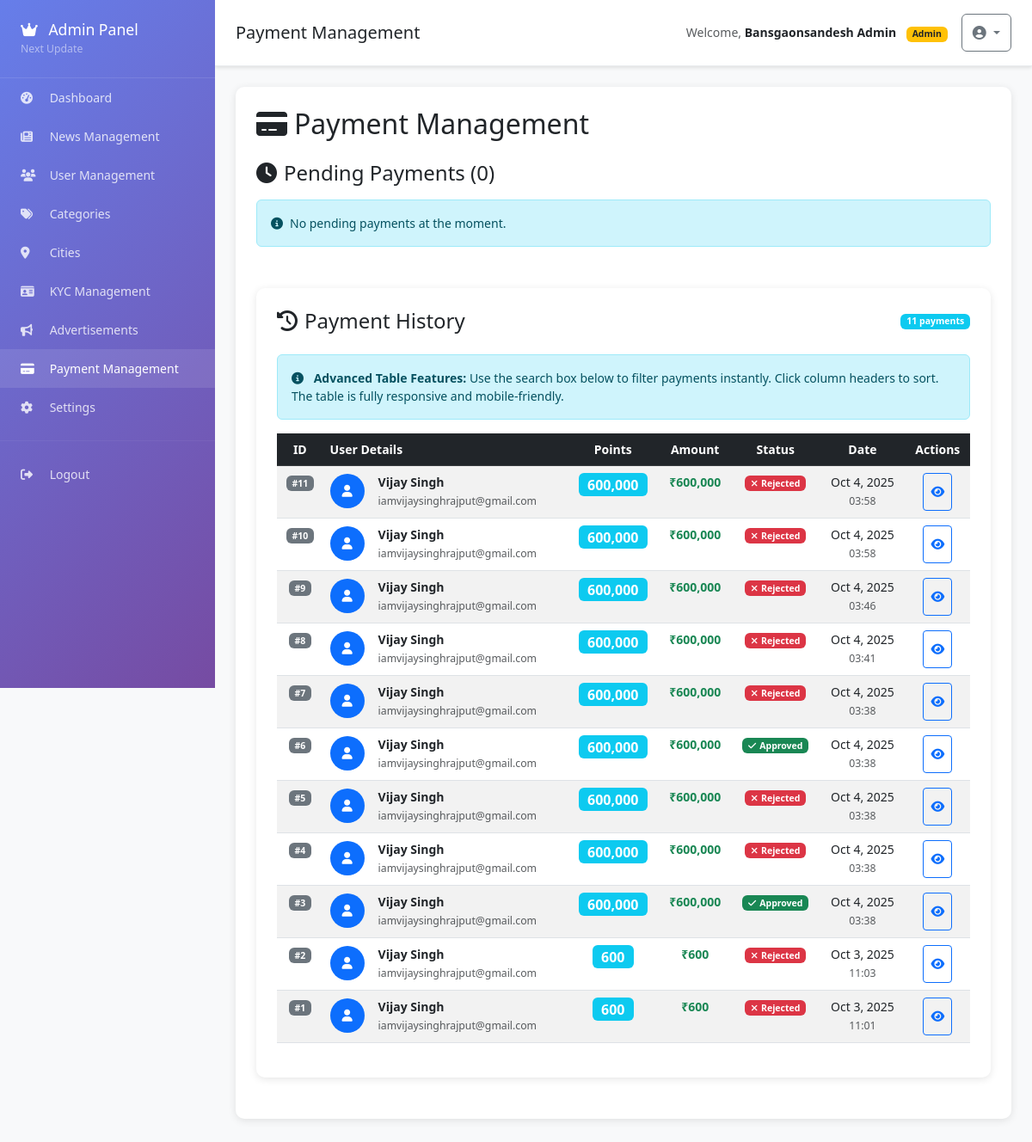
/pages/admin/payments.php (signed in), run on the app's committed database.
### tables this page shows
CREATE TABLE `user_payments` (
  `id` int NOT NULL AUTO_INCREMENT,
  `user_id` int NOT NULL,
  `points` int NOT NULL,
  `amount` decimal(10,2) NOT NULL,
  `payment_screenshot` varchar(255) NOT NULL,
  `status` enum('pending','approved','rejected') DEFAULT 'pending',
  `rejection_reason` text,
  `approved_by` int DEFAULT NULL,
  `approved_at` timestamp NULL DEFAULT NULL,
  `rejected_at` timestamp NULL DEFAULT NULL,
  `created_at` timestamp NULL DEFAULT CURRENT_TIMESTAMP,
  `updated_at` timestamp NULL DEFAULT CURRENT_TIMESTAMP ON UPDATE CURRENT_TIMESTAMP,
  PRIMARY KEY (`id`),
  KEY `user_id` (`user_id`),
  KEY `approved_by` (`approved_by`),
  CONSTRAINT `user_payments_ibfk_1` FOREIGN KEY (`user_id`) REFERENCES `users` (`id`),
  CONSTRAINT `user_payments_ibfk_2` FOREIGN KEY (`approved_by`) REFERENCES `users` (`id`)
);

CREATE TABLE `users` (
  `id` int NOT NULL AUTO_INCREMENT,
  `username` varchar(50) NOT NULL,
  `email` varchar(100) NOT NULL,
  `password` varchar(255) NOT NULL,
  `full_name` varchar(100) NOT NULL,
  `phone` varchar(20) DEFAULT NULL,
  `city` varchar(50) DEFAULT NULL,
  `referral_code` varchar(20) DEFAULT NULL,
  `referred_by` varchar(20) DEFAULT NULL,
  `points` int DEFAULT '0',
  `is_admin` tinyint(1) DEFAULT '0',
  `is_active` tinyint(1) DEFAULT '1',
  `email_verified` tinyint(1) DEFAULT '0',
  `created_at` timestamp NULL DEFAULT CURRENT_TIMESTAMP,
  `updated_at` timestamp NULL DEFAULT CURRENT_TIMESTAMP ON UPDATE CURRENT_TIMESTAMP,
  `is_verified` tinyint(1) DEFAULT '0',
  `kyc_status` enum('pending','approved','rejected') DEFAULT 'pending',
  `kyc_document` varchar(255) DEFAULT NULL,
  `verification_points_spent` int DEFAULT '0',
  `total_earned_points` int DEFAULT '0',
  `total_spent_points` int DEFAULT '0',
  `last_login` timestamp NULL DEFAULT NULL,
  `profile_image` varchar(255) DEFAULT NULL,
  `bio` text,
  `social_links` json DEFAULT NULL,
  PRIMARY KEY (`id`),
  UNIQUE KEY `username` (`username`),
  UNIQUE KEY `email` (`email`),
  UNIQUE KEY `referral_code` (`referral_code`)
);

### src/services/Database.php (called while the page is built, shortened)
<?php
class Database {
    private static $instance = null;
    private $connection;
    private $config;
    private function __construct() {
        $this->config = require __DIR__ . '/../../config/app.php';
    }
    public static function getInstance() {
        if (self::$instance === null) {
            self::$instance = new self();
        }
        return self::$instance;
    }
    private function connect() {
        try {
            $db = $this->config['database'];
            $dsn = "mysql:host={$db['host']};dbname={$db['database']};charset=utf8mb4";
            $this->connection = new PDO($dsn, $db['username'], $db['password'], [
                PDO::ATTR_ERRMODE => PDO::ERRMODE_EXCEPTION,
                PDO::ATTR_DEFAULT_FETCH_MODE => PDO::FETCH_ASSOC,
                PDO::ATTR_EMULATE_PREPARES => false
            ]);
        } catch (PDOException $e) {
            throw new \Exception("Database connection failed: " . $e->getMessage());
        }
    }
    public function query($sql, $params = []) {
        try {
            $stmt = $this->connection->prepare($sql);
            $stmt->execute($params);
            return $stmt;
        } catch (PDOException $e) {
            throw new \Exception("Query failed: " . $e->getMessage());
        }
    }
    public function fetchAll($sql, $params = []) {
        return $this->query($sql, $params)->fetchAll();
    }
}
?>

### src/models/User.php (called while the page is built, shortened)
<?php
class User {
    private $db;
    public function __construct() {
        $this->db = Database::getInstance();
    }
    public function getAllPendingPayments() {
        return $this->db->fetchAll("
            SELECT p.*, u.full_name as user_name, u.email as user_email
            FROM user_payments p
            JOIN users u ON p.user_id = u.id
            WHERE p.status = 'pending'
            ORDER BY p.created_at ASC
        ");
    }
    public function getAllPayments($limit = 50) {
        return $this->db->fetchAll("
            SELECT p.*, u.full_name as user_name, u.email as user_email
            FROM user_payments p
            JOIN users u ON p.user_id = u.id
            ORDER BY p.created_at DESC
            LIMIT ?
        ", [$limit]);
    }
}
?>

### config/app.php (called while the page is built, shortened)
<?php
if (!function_exists('getAppUrl')) {
    function getAppUrl() {
        $protocol = (!empty($_SERVER['HTTPS']) && $_SERVER['HTTPS'] !== 'off') ? 'https' : 'http';
        $host = $_SERVER['HTTP_HOST'] ?? 'localhost:8080';
        return $protocol . '://' . $host;
    }
}
if (!function_exists('getEnvironment')) {
    function getEnvironment() {
        $host = $_SERVER['HTTP_HOST'] ?? 'localhost';
        if (strpos($host, 'localhost') !== false || strpos($host, '127.0.0.1') !== false || strpos($host, '192.168.') !== false) {
            return 'development';
        } elseif (strpos($host, 'staging') !== false) {
            return 'staging';
        } elseif (strpos($host, 'skyablyitsolution.com') !== false) {
            return 'production';
        } else {
            return 'production';
        }
    }
}
$environment = getEnvironment();
$appUrl = getAppUrl();
?>

### src/services/Config.php (called while the page is built, shortened)
<?php
class Config {
    private static $config = null;
    public static function setConfig($config) {
        self::$config = $config;
    }
    public static function get($key = null, $default = null) {
        $keys = explode('.', $key);
        $value = self::$config;
        foreach ($keys as $k) {
            if (!isset($value[$k])) {
                return $default;
            }
            $value = $value[$k];
        }
        return $value;
    }
}
?>

### bootstrap-fixed.php (called while the page is built, shortened)
<?php
require_once SRC_PATH . '/services/Config.php';
require_once SRC_PATH . '/services/Database.php';
require_once SRC_PATH . '/services/Router.php';
require_once SRC_PATH . '/models/User.php';
$config = require CONFIG_PATH . '/app.php';
function config($key = null, $default = null) {
    return Config::get($key, $default);
}
function base_url($path = '') {
    return config('app_url') . '/' . ltrim($path, '/');
}
?>

### pages/admin/payments.php (the view, shortened to what this page needs)
<?php
require_once __DIR__ . '/../../bootstrap-fixed.php';
include APP_PATH . '/views/layouts/admin-header.php';
$userModel = new User();
$pendingPayments = $userModel->getAllPendingPayments();
$allPayments = $userModel->getAllPayments();
?>
<div class="dashboard-card">
    <div class="d-flex justify-content-between align-items-center mb-4">
        <h2 class="mb-0">
            <i class="fas fa-credit-card me-2"></i>Payment Management
        </h2>
    </div>
    <div class="mb-5">
        <h4 class="mb-3">
            <i class="fas fa-clock me-2"></i>Pending Payments (<?php echo count($pendingPayments); ?>)
        </h4>
        <?php if (empty($pendingPayments)): ?>
            <div class="alert alert-info">
                <i class="fas fa-info-circle me-2"></i>No pending payments at the moment.
            </div>
        <?php endif; ?>
    </div>
    <div class="dashboard-card">
        <div class="d-flex justify-content-between align-items-center mb-4">
            <h4 class="mb-0">
                <i class="fas fa-history me-2"></i>Payment History
            </h4>
            <span class="badge bg-info"><?php echo count($allPayments); ?> payments</span>
        </div>
        <div class="alert alert-info">
            <i class="fas fa-info-circle me-2"></i>
            <strong>Advanced Table Features:</strong> Use the search box below to filter payments instantly. Click column headers to sort. The table is fully responsive and mobile-friendly.
        </div>
        <div class="table-responsive">
            <table id="paymentsTable" class="table table-hover table-striped display">
                <thead class="table-dark">
                    <tr>
                        <th class="text-center">ID</th>
                        <th>User Details</th>
                        <th class="text-center">Points</th>
                        <th class="text-center">Amount</th>
                        <th class="text-center">Status</th>
                        <th class="text-center">Date</th>
                        <th class="text-center">Actions</th>
                    </tr>
                </thead>
                <tbody>
                    <?php if (!empty($allPayments)): ?>
                        <?php foreach ($allPayments as $payment): ?>
                        <tr>
                            <td class="text-center">
                                <span class="badge bg-secondary">#<?php echo $payment['id']; ?></span>
                            </td>
                            <td>
                                <div class="d-flex align-items-center">
                                    <div class="avatar-sm bg-primary text-white rounded-circle d-flex align-items-center justify-content-center me-3" style="width: 40px; height: 40px;">
                                        <i class="fas fa-user"></i>
                                    </div>
                                    <div>
                                        <div class="fw-bold"><?php echo htmlspecialchars($payment['user_name']); ?></div>
                                        <small class="text-muted"><?php echo htmlspecialchars($payment['user_email']); ?></small>
                                    </div>
                                </div>
                            </td>
                            <td class="text-center">
                                <span class="badge bg-info fs-6"><?php echo number_format($payment['points']); ?></span>
                            </td>
                            <td class="text-center">
                                <span class="fw-bold text-success">₹<?php echo number_format($payment['amount']); ?></span>
                            </td>
                            <td class="text-center">
                                <?php if ($payment['status'] === 'approved'): ?>
                                    <span class="badge bg-success">
                                        <i class="fas fa-check me-1"></i>Approved
                                    </span>
                                <?php elseif ($payment['status'] === 'pending'): ?>
                                    <span class="badge bg-warning">
                                        <i class="fas fa-clock me-1"></i>Pending
                                    </span>
                                <?php else: ?>
                                    <span class="badge bg-danger">
                                        <i class="fas fa-times me-1"></i>Rejected
                                    </span>
                                <?php endif; ?>
                            </td>
                            <td class="text-center">
                                <div class="text-nowrap">
                                    <div><?php echo date('M j, Y', strtotime($payment['created_at'])); ?></div>
                                    <small class="text-muted"><?php echo date('H:i', strtotime($payment['created_at'])); ?></small>
                                </div>
                            </td>
                            <td class="text-center">
                                <div class="btn-group" role="group">
                                    <button type="button" class="btn btn-sm btn-outline-primary" onclick="viewScreenshot('<?php echo base_url($payment['payment_screenshot']); ?>')" title="View Screenshot">
                                        <i class="fas fa-eye"></i>
                                    </button>
                                </div>
                            </td>
                        </tr>
                        <?php endforeach; ?>
                    <?php endif; ?>
                </tbody>
            </table>
        </div>
    </div>
</div>
<?php include APP_PATH . '/views/layouts/admin-footer.php'; ?>

### app/views/layouts/admin-header.php (style rules this page uses)
body { background-color: #f8f9fa; font-size: 14px; -webkit-text-size-adjust: 100%; -webkit-tap-highlight-color: transparent; -webkit-touch-callout: none; -webkit-user-select: none; -moz-user-select: none; -ms-user-select: none; user-select: none; }
* { -webkit-tap-highlight-color: transparent; }
.btn, .nav-link, .form-control, .form-select { min-height: 44px; touch-action: manipulation; }
html, body { overflow-x: hidden; width: 100%; }
.dashboard-card { background: white; border-radius: 10px; padding: 1.5rem; box-shadow: 0 2px 10px rgba(0,0,0,0.1); margin-bottom: 1.5rem; }

### data on the page
user_payments: id "11", user.full_name "Vijay Singh", user.email "iamvijaysinghrajput@gmail.com", points "600,000", amount "600,000", status "rejected" (drawn), created_at "Oct 4, 2025", created_at "03:58"
user_payments: id "10", user.full_name "Vijay Singh", user.email "iamvijaysinghrajput@gmail.com", points "600,000", amount "600,000", status "rejected" (drawn), created_at "Oct 4, 2025", created_at "03:58"
user_payments: id "9", user.full_name "Vijay Singh", user.email "iamvijaysinghrajput@gmail.com", points "600,000", amount "600,000", status "rejected" (drawn), created_at "Oct 4, 2025", created_at "03:46"
user_payments: id "8", user.full_name "Vijay Singh", user.email "iamvijaysinghrajput@gmail.com", points "600,000", amount "600,000", status "rejected" (drawn), created_at "Oct 4, 2025", created_at "03:41"
user_payments: id "7", user.full_name "Vijay Singh", user.email "iamvijaysinghrajput@gmail.com", points "600,000", amount "600,000", status "rejected" (drawn), created_at "Oct 4, 2025", created_at "03:38"
user_payments: id "6", user.full_name "Vijay Singh", user.email "iamvijaysinghrajput@gmail.com", points "600,000", amount "600,000", status "approved" (drawn), created_at "Oct 4, 2025", created_at "03:38"
user_payments: id "5", user.full_name "Vijay Singh", user.email "iamvijaysinghrajput@gmail.com", points "600,000", amount "600,000", status "rejected" (drawn), created_at "Oct 4, 2025", created_at "03:38"
user_payments: id "4", user.full_name "Vijay Singh", user.email "iamvijaysinghrajput@gmail.com", points "600,000", amount "600,000", status "rejected" (drawn), created_at "Oct 4, 2025", created_at "03:38"
user_payments: id "3", user.full_name "Vijay Singh", user.email "iamvijaysinghrajput@gmail.com", points "600,000", amount "600,000", status "approved" (drawn), created_at "Oct 4, 2025", created_at "03:38"
user_payments: id "2", user.full_name "Vijay Singh", user.email "iamvijaysinghrajput@gmail.com", points "600", amount "600", status "rejected" (drawn), created_at "Oct 3, 2025", created_at "11:03"
user_payments: id "1", user.full_name "Vijay Singh", user.email "iamvijaysinghrajput@gmail.com", points "600", amount "600", status "rejected" (drawn), created_at "Oct 3, 2025", created_at "11:01"

### other printed values
config('app_name') "Next Update"
$page_title "Payment Management"
session('full_name') "Bansgaonsandesh Admin"
count($pendingPayments) "0"
count($allPayments) "11"
